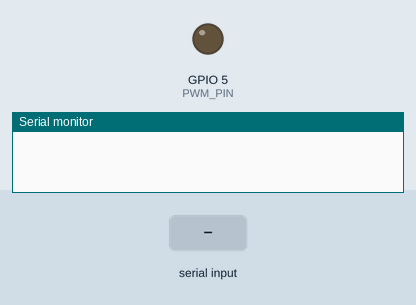
Bench run of a sketch on a simulated ESP32. Parts: output pins drawn as LEDs (lit = HIGH), the last lines printed to the serial monitor. Inputs (shaded band) come from the test bench.

Above: at 1.2 s.
1.3 s: "D90\n" received over Serial
At 1.6 s:
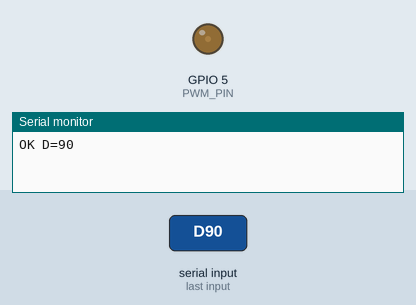
2.8 s: "D,45\n" received over Serial
At 4.0 s:
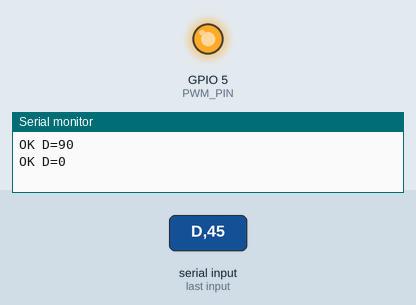
Timing chart, 0 to 34.3 s (numbered marks = the images above; inputs shaded):
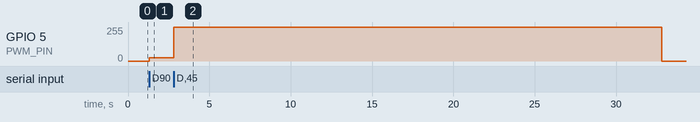

The sketch:

pwmfan.ino
```cpp
/*
 * pwmfan — 4PIN ファン PWM コントローラ (M5Stamp-C3 / XIAO ESP32C6 両対応)
 *
 * ホスト (pwmd.py) から USB シリアルで duty を受け取り、25kHz の PWM を出す。
 * ホストが落ちた・固まった場合は 30 秒で 100% 全開へフェイルセーフする。
 *
 * 回路 (esp32/wiring.png, esp32/assembly_guide.png):
 *   G5 ──[ 2N7000 ゲート ]── ドレイン ──→ ファンの PWM 線 (青)
 *        ゲートは 100kΩ で GND へプルダウン
 *   ※ FET でオープンドレイン化するため論理が反転する (ゲート High = PWM 線 Low)
 *   ※ ESP32 未起動時は FET OFF → PWM 線が 5V に張り付き 100% 全開 (安全側)
 *   ※ BSS138 レベル変換モジュールを使う場合は PWM_INVERT = false にする
 *
 * 状態 LED (オンボード SK6812 / G2):
 *   青 = boot (ホスト未接続・全開)  緑 = host 制御中  赤 = failsafe (全開)
 *
 * シリアルプロトコル (115200 8N1 / CH9102 USB-UART 経由)
 *   D <0-100>  duty を設定              -> "OK D=<n>"
 *   S          状態取得                  -> "ST duty=<n> src=<host|failsafe|boot> age=<ms>"
 *   P          疎通確認                  -> "PONG pwmfan <version>"
 *   V          ビルド情報                -> "VER pwmfan <version> pin=<n> freq=<hz>"
 * 未知のコマンドは "ERR unknown" を返す。
 *
 * ボード設定:
 *   M5Stamp-C3     : "ESP32C3 Dev Module" / USB CDC On Boot: **Disabled**
 *                    (USB-C は CH9102 → UART0。Enabled だと Serial が未配線の
 *                     native USB に向いて何も出てこない)
 *   XIAO ESP32C6   : "XIAO_ESP32C6" / USB CDC On Boot: **Enabled**
 *                    (native USB Serial/JTAG。arduino-esp32 **3.0.0 以降が必須**)
 *                    メニューの "default" は Disabled の意味 (core 3.3.12)。
 *                    CDCOnBoot=default で焼くと ROM ログの後は USB が無言になり、
 *                    ホストの書き込みも詰まる (2026-10-24 実機)。必ず cdc を明示:
 *                      arduino-cli compile --fqbn \
 *                        esp32:esp32:XIAO_ESP32C6:CDCOnBoot=cdc esp32/pwmfan
 * arduino-esp32 2.x / 3.x どちらでもビルド可。
 */

#include <Arduino.h>

static const char    *VERSION     = "1.3.0";

// ---- ボード差分 -------------------------------------------------------
// PWM ピンは「ヘッダに出ていて、かつストラッピング/JTAG と衝突しない」ものを選ぶ。
//   ESP32-C3 のストラッピング: GPIO2, 8, 9        -> G5 は安全
//   ESP32-C6 のストラッピング: GPIO4, 5, 8, 9, 15 -> **GPIO5 は使用不可**
//     XIAO C6 のヘッダは D0..D10 = GPIO 0,1,2,21,22,23,16,17,19,20,18 で、
//     いずれもストラッピングではない。D1(GPIO1) を使い、D0(GPIO0) は
//     将来のサーミスタ用 ADC に空けておく。
#if defined(ARDUINO_XIAO_ESP32C6)
  static const char  *BOARD_NAME = "xiao-c6";
  static const uint8_t PWM_PIN   = 1;        // D1 / GPIO1 -> FET ゲート
  #define STATUS_LED_MONO 1                  // GPIO15 の単色LED (LOW で点灯)
  static const uint8_t LED_PIN   = 15;
#else
  static const char  *BOARD_NAME = "stamp-c3";
  static const uint8_t PWM_PIN   = 5;        // G5 -> FET ゲート
  static const uint8_t LED_PIN   = 2;        // オンボード SK6812
#endif
static const uint8_t  PWM_CHANNEL = 0;       // 2.x のみ使用
static const uint32_t PWM_FREQ    = 25000;   // Intel 4-wire 仕様
static const uint8_t  PWM_BITS    = 10;      // 0..1023
static const uint16_t PWM_MAX     = (1 << PWM_BITS) - 1;

// 出力段の論理。配線方式に合わせてここだけ変える。
//   true  = 単石 Nch FET (2N7000 等) でオープンドレイン化した場合。
//           ゲート HIGH -> FET ON -> PWM 線 LOW なので反転が要る。
//   false = BSS138 レベル変換モジュール等、非反転バッファを挟んだ場合。
// どちらでも duty=100 が「ファン全開」を意味するよう、ここで吸収する。
// 誤るとカーブが冷却と逆に働くので、変更後は必ず D 100 で全開になることを確認する。
static const bool     PWM_INVERT  = true;

static const uint8_t  LED_LEVEL   = 40;      // 明るさ (0-255, SK6812 用)

// ホストから 30 秒コマンドが来なければ全開に倒す
static const uint32_t FAILSAFE_MS = 30000;
// 起動直後もホストが喋るまでは全開で待つ
static const uint8_t  BOOT_DUTY   = 100;

static uint8_t  g_duty      = BOOT_DUTY;   // 実際に出している duty [%]
static uint8_t  g_hostDuty  = BOOT_DUTY;   // ホストが最後に指示した duty [%]
static uint32_t g_lastCmdMs = 0;
static bool     g_failsafe  = true;        // 起動直後は未受信 = フェイルセーフ状態
static bool     g_gotFirst  = false;

static String   g_line;

// ---- arduino-esp32 2.x / 3.x 差分吸収 ----
#if defined(ESP_ARDUINO_VERSION_MAJOR) && ESP_ARDUINO_VERSION_MAJOR >= 3
static void pwmInit()               { ledcAttach(PWM_PIN, PWM_FREQ, PWM_BITS); }
static void pwmWrite(uint32_t v)    { ledcWrite(PWM_PIN, v); }
#if defined(STATUS_LED_MONO)
static void ledWrite(uint8_t r, uint8_t g, uint8_t b) {
  // 単色LED: ホスト制御中だけ消灯、boot/failsafe (=全開) で点灯させる
  digitalWrite(LED_PIN, (g > 0) ? HIGH : LOW);   // XIAO の LED は LOW で点灯
}
#else
static void ledWrite(uint8_t r, uint8_t g, uint8_t b) { rgbLedWrite(LED_PIN, r, g, b); }
#endif
#else
static void pwmInit() {
  ledcSetup(PWM_CHANNEL, PWM_FREQ, PWM_BITS);
  ledcAttachPin(PWM_PIN, PWM_CHANNEL);
}
static void pwmWrite(uint32_t v)    { ledcWrite(PWM_CHANNEL, v); }
static void ledWrite(uint8_t r, uint8_t g, uint8_t b) { neopixelWrite(LED_PIN, r, g, b); }
#endif

static const char *srcName() {
  if (g_failsafe) return g_gotFirst ? "failsafe" : "boot";
  return "host";
}

static void updateLed() {
  if (!g_gotFirst)     ledWrite(0, 0, LED_LEVEL);   // boot: 青
  else if (g_failsafe) ledWrite(LED_LEVEL, 0, 0);   // failsafe: 赤
  else                 ledWrite(0, LED_LEVEL, 0);   // host: 緑
}

// duty[%] を PWM へ反映する。FET で反転するので (MAX - x) を書き込む。
static void applyDuty(uint8_t duty) {
  if (duty > 100) duty = 100;
  g_duty = duty;
  uint32_t raw = (uint32_t)duty * PWM_MAX / 100;
  pwmWrite(PWM_INVERT ? (PWM_MAX - raw) : raw);
  updateLed();
}

static void handleLine(const String &raw) {
  String line = raw;
  line.trim();
  if (line.length() == 0) return;

  char cmd = toupper(line.charAt(0));
  String arg = line.length() > 1 ? line.substring(1) : String("");
  arg.trim();

  switch (cmd) {
    case 'D': {
      long v = arg.toInt();
      if (arg.length() == 0 || v < 0 || v > 100) {
        Serial.println("ERR range 0-100");
        return;
      }
      g_hostDuty  = (uint8_t)v;
      g_lastCmdMs = millis();
      g_failsafe  = false;
      g_gotFirst  = true;
      applyDuty(g_hostDuty);
      Serial.printf("OK D=%u\n", g_duty);
      break;
    }
    case 'S':
      Serial.printf("ST duty=%u src=%s age=%lu\n", g_duty, srcName(),
                    (unsigned long)(millis() - g_lastCmdMs));
      break;
    case 'P':
      Serial.printf("PONG pwmfan %s\n", VERSION);
      break;
    case 'V':
      Serial.printf("VER pwmfan %s board=%s pin=%u freq=%lu invert=%d\n",
                    VERSION, BOARD_NAME, PWM_PIN, (unsigned long)PWM_FREQ,
                    PWM_INVERT ? 1 : 0);
      break;
    default:
      Serial.println("ERR unknown");
      break;
  }
}

void setup() {
  Serial.begin(115200);
#if defined(STATUS_LED_MONO)
  pinMode(LED_PIN, OUTPUT);
#endif
  pwmInit();
  applyDuty(BOOT_DUTY);            // ホストが喋るまでは全開 (LED 青)
  g_lastCmdMs = millis();
  g_line.reserve(32);
}

void loop() {
  while (Serial.available() > 0) {
    char c = (char)Serial.read();
    if (c == '\n' || c == '\r') {
      if (g_line.length() > 0) {
        handleLine(g_line);
        g_line = "";
      }
    } else if (g_line.length() < 31) {
      g_line += c;
    }
  }

  // ホストからの指示が途切れたら全開へ (OSフリーズ・デーモン停止対策)
  if (!g_failsafe && (millis() - g_lastCmdMs) > FAILSAFE_MS) {
    g_failsafe = true;
    applyDuty(100);                // LED 赤
    Serial.println("EV failsafe timeout -> 100%");
  }

  delay(5);
}
```

Measured:
- after the input at 1.3 s, GPIO 5 (PWM_PIN): 0/255 → 26/255 at once
- after the input at 2.8 s, GPIO 5 (PWM_PIN): 26/255 → 255/255 at once, → 0/255 30.0 s later
